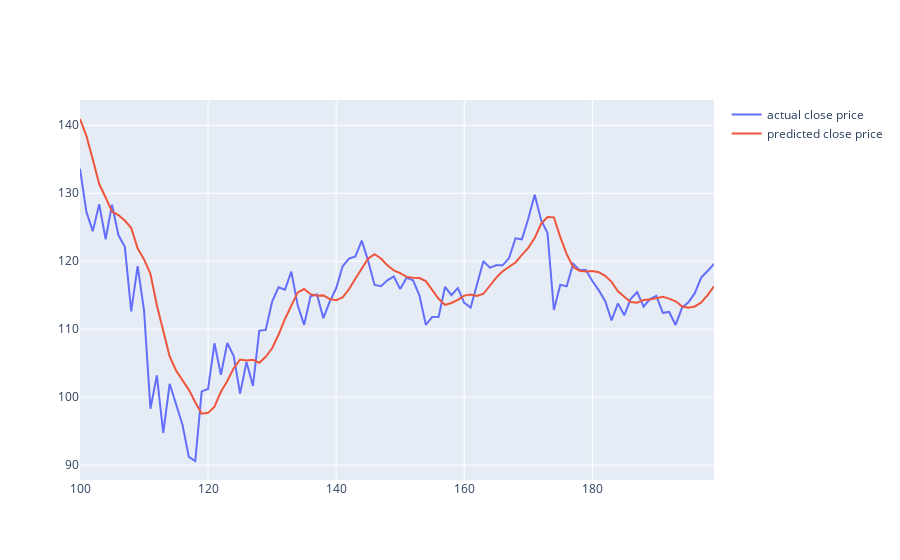

The code cell stored with this chart in its notebook:
### Code cell
fig = go.Figure()
fig.add_trace(go.Scatter(x=df.index[100:200], y=y_test[100:200,0], mode='lines', name='actual close price'))
fig.add_trace(go.Scatter(x=df.index[100:200], y= y_test_pred[100:200,0], mode='lines', name='predicted close price'))
